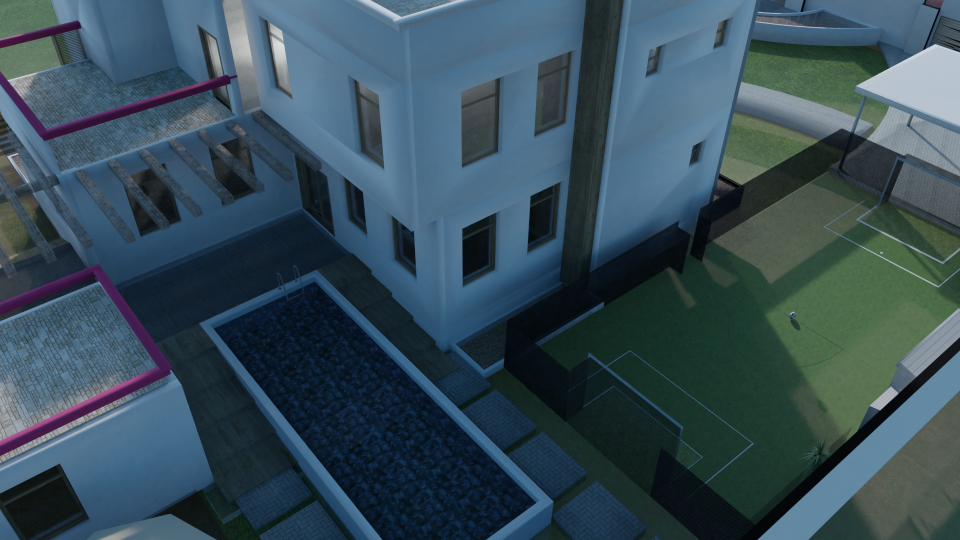
#> input picture Computer_vision/Frame1.png, 1920 x 1080 px (shown at 1/2 size)
$ python cw.py   (older library calls are emulated)
#> lines starting #> are read from the running program, lines starting #| are printed output that depends on the picture; long printed decimals are rounded
# -*- coding: utf-8 -*-
"""Untitled6.ipynb

Automatically generated by Colab.

Original file is located at
    https://colab.research.google.com/drive/1tPwnHqmPAydPd7uiy-cSQMOD_kg55wA4
"""

#pip install numpy opencv-python opencv-contrib-python
"""3a"""
import cv2
import numpy as np

# Read the image in color
img = cv2.imread('Frame1.png')
#> img is the input picture: shape (1080, 1920, 3); mean B, G, R 88.2, 77.1, 54.9

# create SIFT feature extractor
sift = cv2.SIFT_create()

# detect features from the image
keypoints, descriptors = sift.detectAndCompute(img, None)
#> keypoints = 1453 keypoints; strongest (x, y, size): (1849, 97, 2.9), (1759, 807, 16.9), (1781, 788, 16.6), (34, 308, 2.6)

# draw the detected key points
sift_image = cv2.drawKeypoints(img, keypoints, img)
# show the image
#cv2.imshow('image', sift_image)


# Read the image in color
img = cv2.imread('Frame2.png')
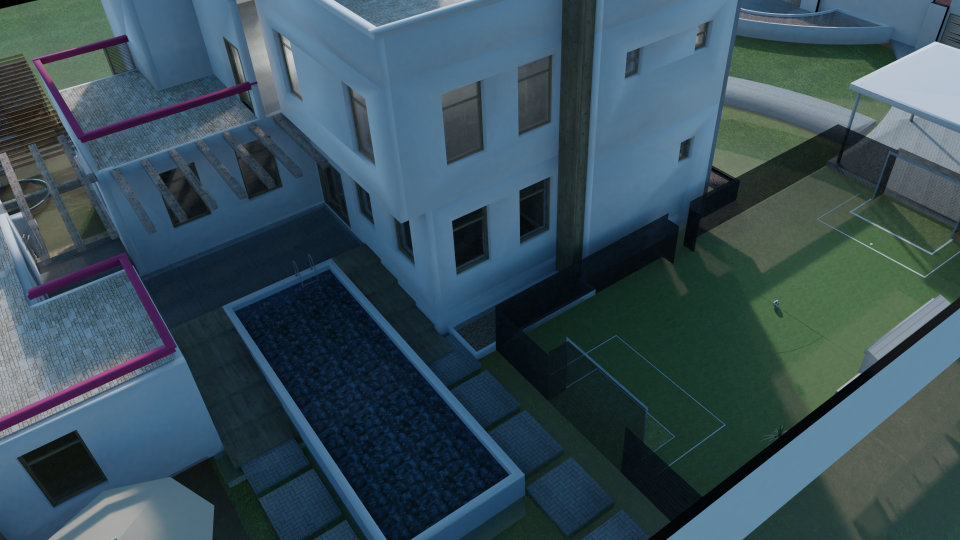
#> input picture Computer_vision/Frame2.png, 1920 x 1080 px (shown at 1/2 size)
#> img is the input picture: shape (1080, 1920, 3); mean B, G, R 89.2, 79, 57.2

# create SIFT feature extractor
sift = cv2.SIFT_create()

# detect features from the image
keypoints, descriptors = sift.detectAndCompute(img, None)
#> keypoints = 1830 keypoints; strongest (x, y, size): (1873, 81, 2.9), (1719, 748, 3.4), (38, 430, 8.7), (20, 427, 5.5)


# draw the detected key points
sift_image = cv2.drawKeypoints(img, keypoints, img)
# show the image
#cv2.imshow('image',sift_image)


"""3b"""

# Read the images
img1 = cv2.imread('Frame1.png')
img2 = cv2.imread('Frame2.png')

# Resize img2 to match img1 dimensions, if necessary
img2 = cv2.resize(img2, (img1.shape[1], img1.shape[0]))

# Blend the two images with transparency to create an overlay
alpha = 0.5
overlay_img = cv2.addWeighted(img1, alpha, img2, 1 - alpha, 0)

# Create SIFT object
sift = cv2.SIFT_create()

# Detect SIFT features in both images
keypoints_1, descriptors_1 = sift.detectAndCompute(img1, None)
#> keypoints_1 = 1453 keypoints; strongest (x, y, size): (1849, 97, 2.9), (1759, 807, 16.9), (1781, 788, 16.6), (34, 308, 2.6)
keypoints_2, descriptors_2 = sift.detectAndCompute(img2, None)
#> keypoints_2 has the same summary as keypoints

# Create a feature matcher
bf = cv2.BFMatcher(cv2.NORM_L2, crossCheck=True)

# Match descriptors between both images
matches = bf.match(descriptors_1, descriptors_2)
#> matches = 608 matches

# Sort the matches by distance and take the top 50 matches
matches = sorted(matches, key=lambda x: x.distance)

# Draw keypoints and lines on the overlay manually
for match in matches:
    # Get the matching keypoints for each image
    pt1 = tuple(np.round(keypoints_1[match.queryIdx].pt).astype(int))
    pt2 = tuple(np.round(keypoints_2[match.trainIdx].pt).astype(int))

    # Draw the keypoints in overlay image
    cv2.circle(overlay_img, pt1, 5, (0, 255, 0), -1)  # keypoints in img1
    cv2.circle(overlay_img, pt2, 5, (255, 0, 0), -1)  # keypoints in img2

    # Draw a line between the matched keypoints
    cv2.line(overlay_img, pt1, pt2, (255, 255, 0), 1)
#> this loop made 608 passes
#> (pt1, pt2) on passes 1 to 3: ((1859, 287), (1861, 276)), ((790, 732), (786, 694)), ((1014, 901), (976, 857))
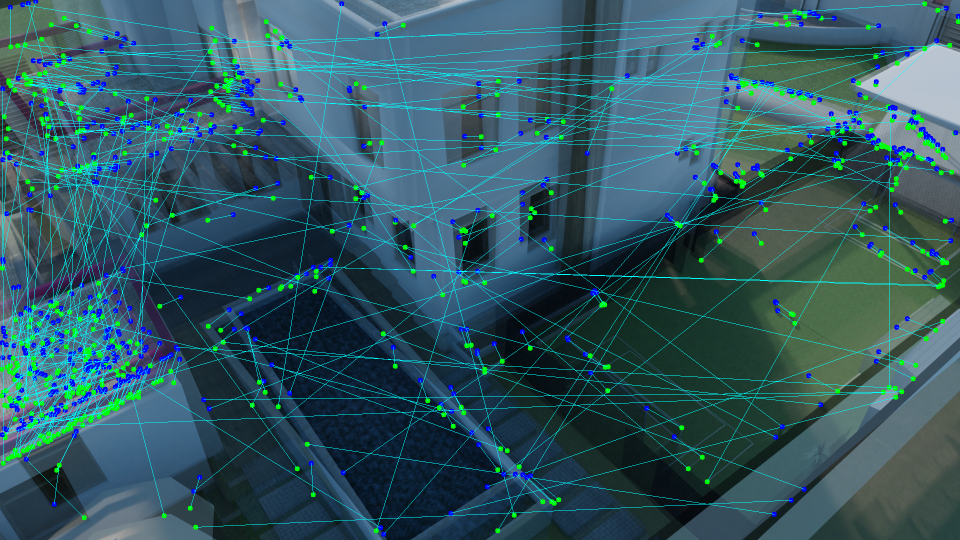
#> overlay_img: shape (1080, 1920, 3) (shown at 1/2 size); mean B, G, R 97.6, 88.1, 50.3

# Display the centered overlay image with matches
#cv2.imshow('image',overlay_img)

"""3c"""
import numpy as np
# Step 1: Estimate the fundamental matrix from matched points
# Extract points from the matches
pts1 = np.array([keypoints_1[m.queryIdx].pt for m in matches], dtype=np.float32)
#> pts1 = 608 pairs, first value 2.66 to 1916.2, second value 7.48 to 1061.4
pts2 = np.array([keypoints_2[m.trainIdx].pt for m in matches], dtype=np.float32)
#> pts2 = 608 pairs, first value 3.74 to 1916.1, second value 2.4 to 1068

# Estimate the fundamental matrix from matched points using RANSAC
F_estimated, mask = cv2.findFundamentalMat(pts1, pts2, cv2.FM_RANSAC)
#> F_estimated = [[-1.84e-07, -2.94e-06, 0.0052], [5.13e-06, -4.65e-07, -0.0468], [-0.00559, 0.0425, 1]]; mask = 608 values, max 1 at index 0, min 0 at index 6, mean 0.497
print("Fundamental Matrix from Matched Points:\n", F_estimated)
#| Fundamental Matrix from Matched Points:
#|  [[-1.84052511e-07 -2.94164190e-06  5.20242546e-03]
#|  [ 5.12894635e-06 -4.64694042e-07 -4.67723602e-02]
#|  [-5.59085270e-03  4.24675270e-02  1.00000000e+00]]

# Step 2: Calculate the fundamental matrix using camera parameters (example values below)
# Intrinsic matrix for Camera 1
K1 = np.array([[1.600e+03, 0.000e+00, 9.595e+02],
[0.000e+00, 1.600e+03, 5.395e+02],
[0.000e+00, 0.000e+00, 1.000e+00]])

# Intrinsic matrix for Camera 2
K2 = np.array([[1.49333333e+03, 0.00000000e+00, 9.78700000e+02],
[0.00000000e+00, 1.49333333e+03, 5.20300000e+02],
[0.00000000e+00, 0.00000000e+00, 1.00000000e+00]])

# Rotation and translation between Camera 1 and Camera 2
R = np.array([[ 0.9971792 , -0.00348069, 0.07497863],
[ 0.00362138, 0.99999203, -0.00174044],
[-0.07497205, 0.00200697, 0.99718366]])

T = np.array([-1.98989457, 0.00265269, 0.20979508])

# Compute the skew-symmetric matrix of T
#K2t = np.dot(K2,T)
#K2t_skew = np.array([
#    [0, -K2t[2], K2t[1]],
#    [K2t[2], 0, -K2t[0]],
#    [-K2t[1], K2t[0], 0]
#])
T_skew= np.array([
    [0, -T[2], T[1]],
    [T[2], 0, -T[0]],
    [-T[1], T[0], 0]
])

# Calculate the fundamental matrix using the camera parameters
#F_camera_try = K2t_skew @ K2 @ R @ np.linalg.inv(K1)
F_camera = np.linalg.inv(K2).T @ T_skew @ R @ np.linalg.inv(K1)

#print("\nFundamental Matrix from Camera Parameters:\n", F_camera_try)
print("\nFundamental Matrix from Camera Parameters:\n", F_camera)


"""3d"""
satisfying_matches = []

for i, match in enumerate(matches):
    # Extract the matched points
    x = np.array([*pts1[i], 1])  # Homogeneous coordinates for pts1
    x_prime = np.array([*pts2[i], 1])  # Homogeneous coordinates for pts2

    # Compute the epipolar constraint x'^T F x
    result = np.dot(x_prime.T, np.dot(F_camera, x))

    # Check if the constraint is satisfied (close to zero)
    if np.isclose(result, 0, atol=1e-3):  # Allow a small numerical tolerance
        satisfying_matches.append(match)
#> this loop made 608 passes
#> (x, x_prime, result) on passes 1 to 3: ([1858.9, 287.2, 1], [1860.7, 276.1, 1], -8.71e-05), ([789.8, 731.6, 1], [786.4, 693.8, 1], -8.74e-05), ([1013.6, 901.2, 1], [976.4, 856.6, 1], 0.00418)
#> after the loop, satisfying_matches = 238 matches

# Print the results
print(f"Total matches: {len(matches)}")
#| Total matches: 608
print(f"Satisfying matches: {len(satisfying_matches)}")
#| Satisfying matches: 238


# Read the images
img1 = cv2.imread('Frame1.png')
img2 = cv2.imread('Frame2.png')

# Resize img2 to match img1 dimensions, if necessary
img2 = cv2.resize(img2, (img1.shape[1], img1.shape[0]))

# Blend the two images with transparency to create an overlay
alpha = 0.5
overlay_img_satisfying = cv2.addWeighted(img1, alpha, img2, 1 - alpha, 0)

# Draw only the satisfying matches
for match in satisfying_matches:
    # Get the matching keypoints for each image
    pt1 = tuple(np.round(keypoints_1[match.queryIdx].pt).astype(int))
    pt2 = tuple(np.round(keypoints_2[match.trainIdx].pt).astype(int))

    # Draw the keypoints in overlay image
    cv2.circle(overlay_img_satisfying, pt1, 5, (0, 255, 0), -1)  # keypoints in img1 (green)
    cv2.circle(overlay_img_satisfying, pt2, 5, (255, 0, 0), -1)  # keypoints in img2 (red)

    # Draw a line between the matched keypoints
    cv2.line(overlay_img_satisfying, pt1, pt2, (255, 255, 0), 1)  # line color: cyan
#> this loop made 238 passes
#> (pt1, pt2) on passes 1 to 3: ((1859, 287), (1861, 276)), ((790, 732), (786, 694)), ((1839, 270), (1842, 259))
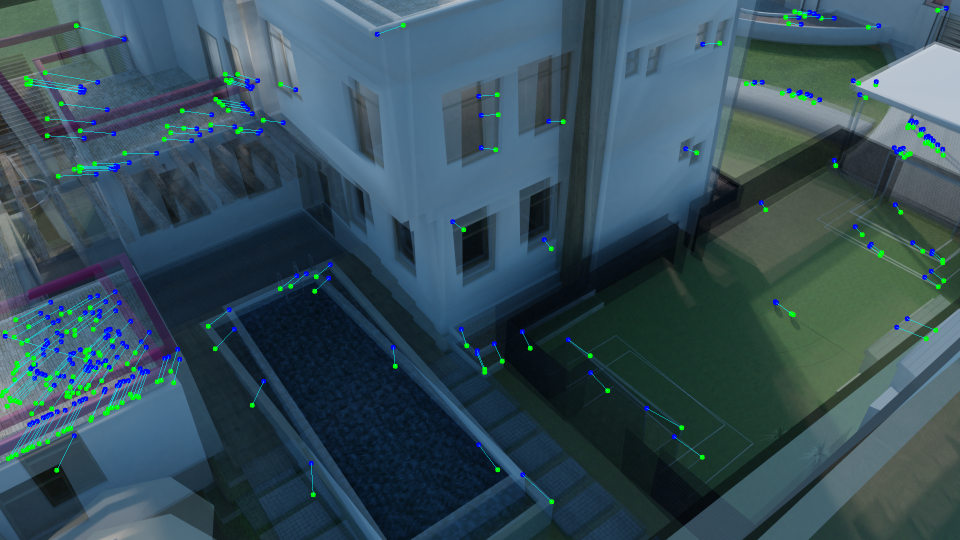
#> overlay_img_satisfying: shape (1080, 1920, 3) (shown at 1/2 size); mean B, G, R 89.5, 79.2, 54.6

# Display the overlay image with only satisfying matches
#cv2.imshow(overlay_img_satisfying)


"""3e"""
"""Estimate the area of swimming pool"""
""" 1. Compute Disarity map"""
# Read stereo images
img1 = cv2.imread('Frame1.png', 0)  # Load in grayscale
#> img1: shape (1080, 1920); min 0, max 221, mean 71.2
img2 = cv2.imread('Frame2.png', 0)
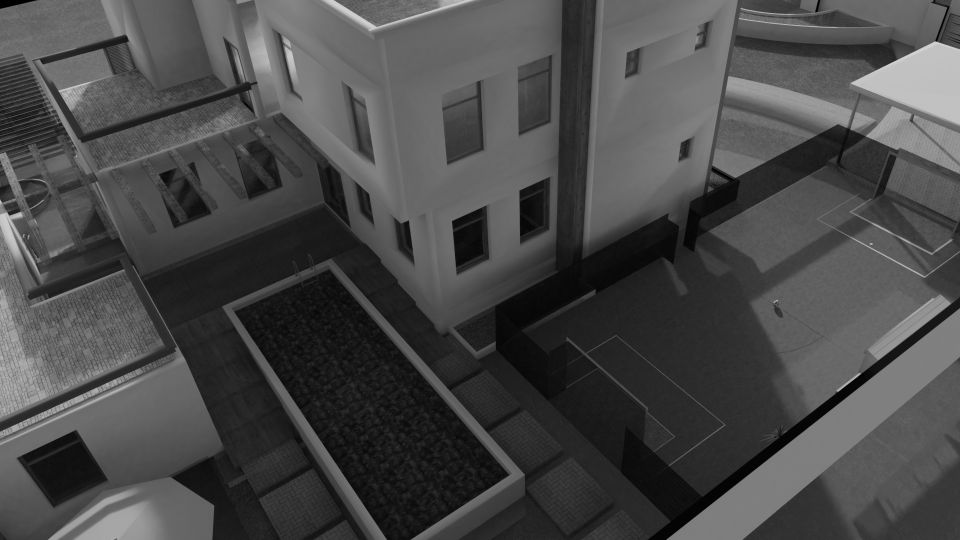
#> img2: shape (1080, 1920) (shown at 1/2 size); min 0, max 221, mean 73.2

# Apply rectification in order to calculate disparity accurately
K1 = np.array([[1.600e+03, 0.000e+00, 9.595e+02],
[0.000e+00, 1.600e+03, 5.395e+02],
[0.000e+00, 0.000e+00, 1.000e+00]])

# Intrinsic matrix for Camera 2
K2 = np.array([[1.49333333e+03, 0.00000000e+00, 9.78700000e+02],
[0.00000000e+00, 1.49333333e+03, 5.20300000e+02],
[0.00000000e+00, 0.00000000e+00, 1.00000000e+00]])

# Distortion of Camera 1:
D1 = np.array([0.0, 0.0, 0.0, 0.0, 0.0])

# Distortion of Camera 2:
D2 = np.array([0.0, 0.0, 0.0, 0.0, 0.0])

# Rotation and translation between Camera 1 and Camera 2
R = np.array([[ 0.9971792 , -0.00348069, 0.07497863],
[ 0.00362138, 0.99999203, -0.00174044],
[-0.07497205, 0.00200697, 0.99718366]])

T = np.array([-1.98989457, 0.00265269, 0.20979508])

image_size = (1920, 1080)
"""
# Stereo rectification
R1, R2, P1, P2, Q, _, _ = cv2.stereoRectify(K1, D1, K2, D2, image_size, R, T, alpha=0)

# Compute rectification maps
map1_x, map1_y = cv2.initUndistortRectifyMap(K1, D1, R1, P1, image_size, cv2.CV_32FC1)
map2_x, map2_y = cv2.initUndistortRectifyMap(K2, D2, R2, P2, image_size, cv2.CV_32FC1)

# Load stereo images
img1 = cv2.imread('Frame1.png', cv2.IMREAD_GRAYSCALE)
img2 = cv2.imread('Frame2.png', cv2.IMREAD_GRAYSCALE)

# Rectify images
rectified_img1 = cv2.remap(img1, map1_x, map1_y, cv2.INTER_LINEAR)
rectified_img2 = cv2.remap(img2, map2_x, map2_y, cv2.INTER_LINEAR)

# Calculate disparity
stereo = cv2.StereoBM_create(numDisparities=16*5, blockSize=15)
disparity = stereo.compute(rectified_img1, rectified_img2)
"""

# Rectification transformation
R1, R2, P1, P2, Q, roi1, roi2 = cv2.stereoRectify(
    K1, D1, K2, D2, image_size, R, T, flags=cv2.CALIB_ZERO_DISPARITY, alpha=0
)
#> R1 = [[1, -0.005, -0.03], [0.00497, 1, -0.000892], [0.03, 0.000743, 1]]; R2 = [[0.994, -0.00133, -0.105], [0.00141, 1, 0.000744], [0.105, -0.000888, 0.994]]; P1 = [[1746.2, 0, 1117, 0], [0, 1746.2, 529.6, 0], [0, 0, 1, 0]]; P2 = [[1746.2, 0, 1117, -3494.1], [0, 1746.2, 529.6, 0], [0, 0, 1, 0]]; Q = [[1, 0, 0, -1117], [0, 1, 0, -529.6], [0, 0, 0, 1746.2], [0, 0, 0.5, 0]]; roi1 = (0, 0, 1920, 1080); roi2 = (0, 0, 1920, 1080)

# Rectification maps for both cameras
map1x, map1y = cv2.initUndistortRectifyMap(K1, D1, R1, P1, image_size, cv2.CV_32FC1)
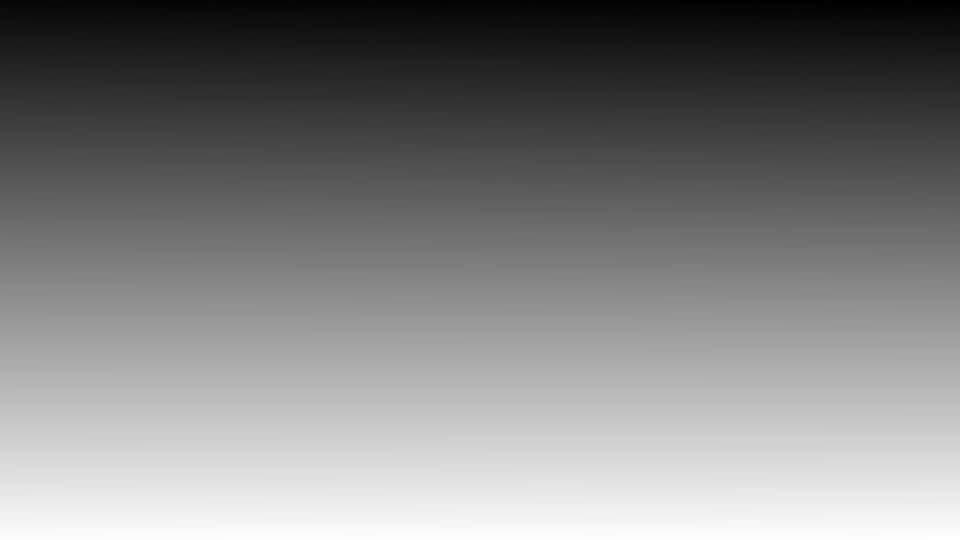
#> map1y: shape (1080, 1920) float32 (shown at 1/2 size); min 44.84, max 1047.7, mean 550.5; drawn with min black and max white
map2x, map2y = cv2.initUndistortRectifyMap(K2, D2, R2, P2, image_size, cv2.CV_32FC1)

# Load the stereo images
img1 = cv2.imread('Frame1.png', cv2.IMREAD_GRAYSCALE)
img2 = cv2.imread('Frame2.png', cv2.IMREAD_GRAYSCALE)

# Apply rectification
rectified_img1 = cv2.remap(img1, map1x, map1y, cv2.INTER_LINEAR)
rectified_img2 = cv2.remap(img2, map2x, map2y, cv2.INTER_LINEAR)

# Stereo block matching for disparity
stereo = cv2.StereoBM_create(numDisparities=16*10, blockSize=15)
disparity = stereo.compute(rectified_img1, rectified_img2)
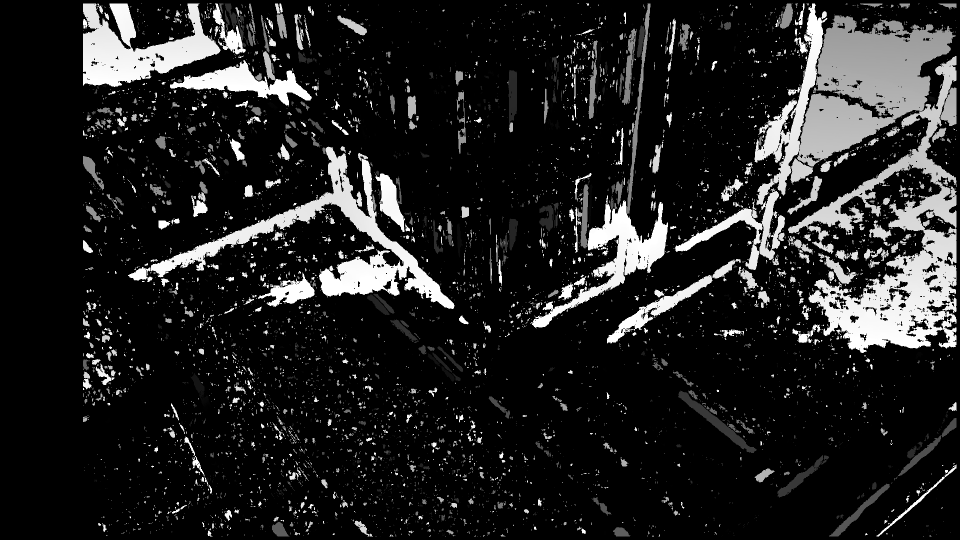
#> disparity: shape (1080, 1920) int16 (shown at 1/2 size); min -16, max 2544, mean 325.7; drawn with min black and max white


depth = T[0]*K2[0][0]/disparity
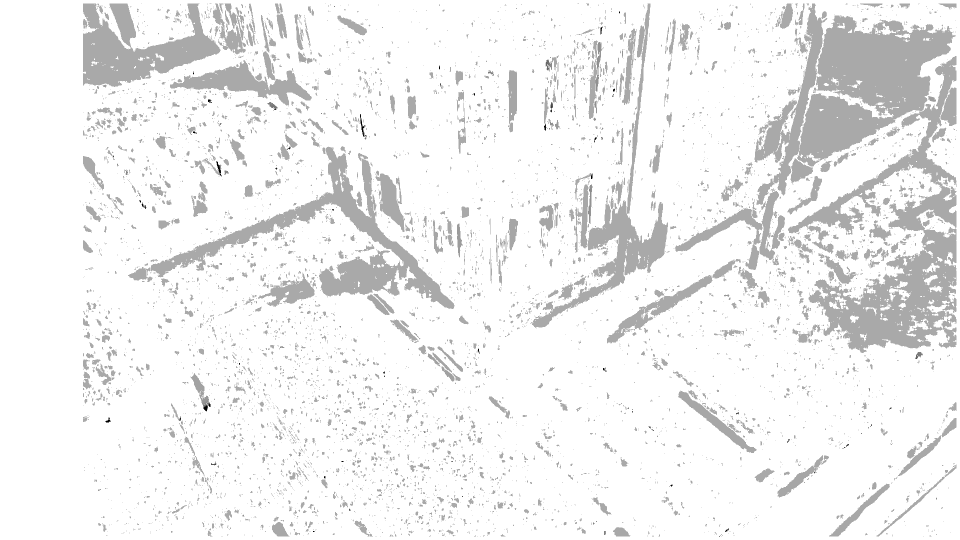
#> depth: shape (1080, 1920) float64 (shown at 1/2 size); 0.04% of the values are NaN or infinite; the others: min -371.4, max 185.7, mean 153.9; drawn with min black, max white, NaN and infinite black
#Point selected: (428, 656)
#Point selected: (630, 562)
#Point selected: (1071, 1002)
#Point selected: (1015, 641)
#Point selected: (1682, 258)

X1 = (428-K2[0][2])*K2[0][0]/disparity[656][428]+0.001
#> X1 = 51398.7
Y1 = (656-K2[1][2])*K2[0][0]/disparity[656][428]+0.001
#> Y1 = -12665.3
X2 = (630-K2[0][2])*K2[0][0]/disparity[562][630]+0.001
#> X2 = 32545.3
Y2 = (562-K2[1][2])*K2[0][0]/disparity[562][630]+0.001
#> Y2 = -3892
X3 = (1071-K2[0][2])*K2[0][0]/disparity[1002][1071]+0.001
#> X3 = -8614.7
Y3 = (1002-K2[1][2])*K2[0][0]/disparity[1002][1071]+0.001
#> Y3 = -44958.7

X4 = (1015-K2[0][2])*K2[0][0]/disparity[641][1015]+0.001
#> X4 = -3388
Y4 = (641-K2[1][2])*K2[0][0]/disparity[641][1015]+0.001
#> Y4 = -11265.3
X5 = (1682-K2[0][2])*K2[0][0]/disparity[258][1682]+0.001
#> X5 = 562.8
Y5 = (258-K2[1][2])*K2[0][0]/disparity[258][1682]+0.001
#> Y5 = -209.9

width = np.sqrt((X2-X1)**2+(Y2-Y1)**2)
#> width = 20794.7
height = np.sqrt((X3-X2)**2+(Y3-Y2)**2)
#> height = 58143.1
area = width*height
#> area = 1.21e+09

print(area)
#| 1209067724.600

football_length = np.sqrt((X5-X4)**2+(Y5-Y4)**2)
#> football_length = 11740.2
print(football_length)
#| 11740.163


# [10 lines of commented-out code are left out]


"""Get the coordinates of the corners of the swimming pool"""
# Load the image
#img = cv2.imread('Frame1.png')
#
## List to store selected points
#selected_points = []
#
## Mouse callback function
#def select_point(event, x, y, flags, param):
#    global selected_points
#    if event == cv2.EVENT_LBUTTONDOWN:  # Left mouse button click
#        selected_points.append((x, y))
#        cv2.circle(img, (x, y), 5, (0, 0, 255), -1)  # Draw a small circle on the point
#        cv2.imshow('Select Points', img)
#        print(f"Point selected: ({x}, {y})")
#
## Display the image and set the mouse callback
#cv2.imshow('Select Points', img)
#cv2.setMouseCallback('Select Points', select_point)
#
## Wait until 'q' is pressed to finish selection
#print("Click on the corners of the swimming pool, then press 'q' to finish.")
#while True:
#    if cv2.waitKey(1) & 0xFF == ord('q'):
#        break
#
#cv2.destroyAllWindows()
#print("Selected Points:", selected_points)
#
##Point selected: (428, 656)
#Point selected: (630, 562)
#Point selected: (1071, 1002)
#Point selected: (1015, 641)
#Point selected: (1682, 258)
#"""
#"""Estimate the coordinates """
#
## Visible corner coordinates (replace these with actual values)
#A = np.array([429, 656])  # Top-left
#B = np.array([628, 563])  # Top-right
#C = np.array([1072, 1004])  # Bottom-left
#
## Calculate the missing corner D assuming a rectangular shape
#D = A + (C - B)
#
## Clamp coordinates to image bounds
#def clamp_coordinates(x, y, shape):
#    """Ensure coordinates are within image bounds."""
#    x = max(0, min(x, shape[1] - 1))  # width
#    y = max(0, min(y, shape[0] - 1))  # height
#    return int(x), int(y)
#
## Clamp the estimated D to valid bounds
#D = clamp_coordinates(D[0], D[1], disparity.shape)
#
## Convert pixel coordinates to 3D world coordinates
#def disparity_to_3d(x, y, disparity, focal_length, baseline, cx, cy):
#    """Convert pixel coordinates to 3D using disparity map and camera parameters."""
#    if not (0 <= x < disparity.shape[1] and 0 <= y < disparity.shape[0]):
#        raise ValueError(f"Coordinates ({x}, {y}) are out of bounds.")
#    disp_value = disparity[int(y), int(x)]
#    if disp_value <= 0:
#        raise ValueError(f"Invalid disparity at ({x}, {y}): {disp_value}")
#    Z = (focal_length * baseline) / (disp_value + 1e-6)
#    X = (x - cx) * Z / focal_length
#    Y = (y - cy) * Z / focal_length
#    return np.array([X, Y, Z])
#
## Compute 3D Euclidean distance between two points
#def calculate_distance_3d(P1, P2):
#    """Compute the Euclidean distance between two 3D points."""
#    return np.linalg.norm(P2 - P1)
#
## Example parameters (replace with actual values)
#focal_length = 1600
#baseline = 2.0
#cx, cy = 959.5, 539.5
#
## Convert all corners to 3D
#try:
#    A_3d = disparity_to_3d(A[0], A[1], disparity, focal_length, baseline, cx, cy)
#    B_3d = disparity_to_3d(B[0], B[1], disparity, focal_length, baseline, cx, cy)
#    C_3d = disparity_to_3d(C[0], C[1], disparity, focal_length, baseline, cx, cy)
#    D_3d = disparity_to_3d(D[0], D[1], disparity, focal_length, baseline, cx, cy)
#except ValueError as e:
#    print(f"Error computing 3D coordinates: {e}")
#    exit()
#
## Compute the 3D side lengths
#try:
#    width = calculate_distance_3d(A_3d, B_3d)
#    height = calculate_distance_3d(A_3d, C_3d)
#except Exception as e:
#    print(f"Error computing distances: {e}")
#    exit()
#
## Estimate the area of the swimming pool
#area = width * height
#print(f"Estimated Swimming Pool Area: {area:.2f} square meters")
